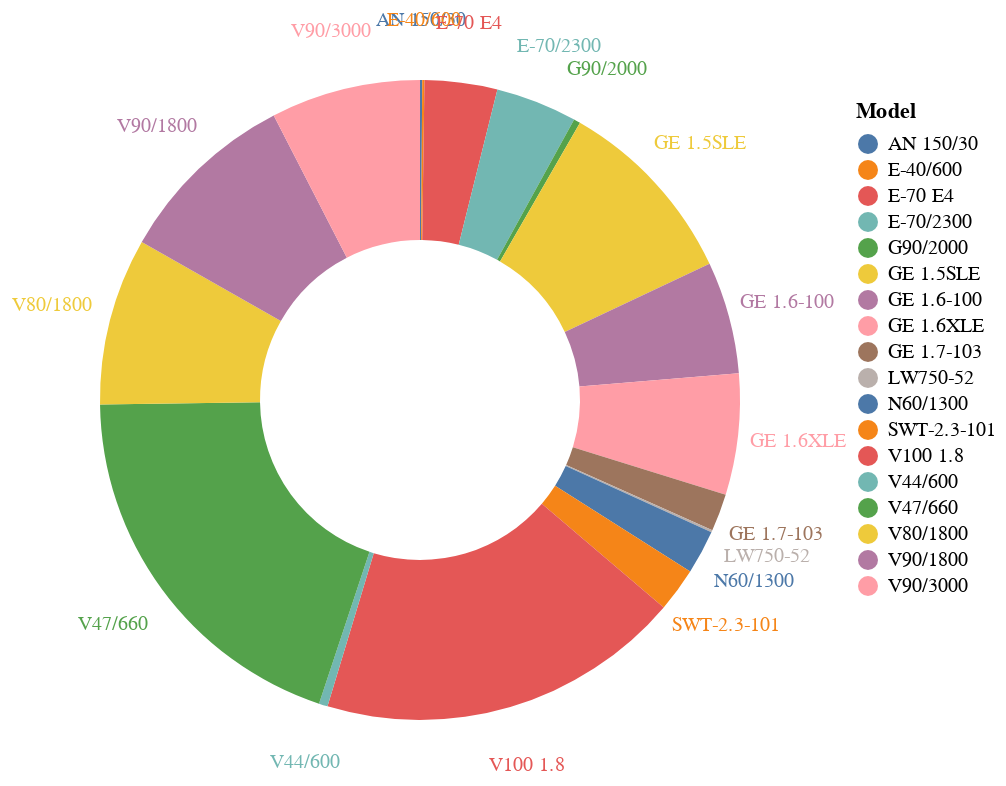

Source (notebook cell):
### Code cell
base = alt.Chart(selected).encode(
    theta=alt.Theta("Total:Q", stack=True), color=alt.Color("Model:N")
)

pie = base.mark_arc(outerRadius=160,innerRadius=80)
text = base.mark_text(radius=190, size=10).encode(text="Model:N")

pie + text

### Figure 1 — Vega-Lite specification as saved in the notebook (floating-point values rounded to 4 significant figures)
{"config": {"view": {"continuousWidth": 400, "continuousHeight": 300}}, "layer": [{"mark": {"type": "arc", "innerRadius": 80, "outerRadius": 160}, "encoding": {"color": {"field": "Model", "type": "nominal"}, "theta": {"field": "Total", "stack": true, "type": "quantitative"}}}, {"mark": {"type": "text", "radius": 190, "size": 10}, "encoding": {"color": {"field": "Model", "type": "nominal"}, "text": {"field": "Model", "type": "nominal"}, "theta": {"field": "Total", "stack": true, "type": "quantitative"}}}], "data": {"name": "data-0d7801f09d8217beecc661a4f0d675a0"}, "$schema": "https://vega.github.io/schema/vega-lite/v4.17.0.json", "datasets": {"data-0d7801f09d8217beecc661a4f0d675a0": [{"Province/Territory": "Alberta", "Model": "AN 150/30", "Total": 1}, {"Province/Territory": "Alberta", "Model": "E-40/600", "Total": 1}, {"Province/Territory": "Alberta", "Model": "E-70 E4", "Total": 33}, {"Province/Territory": "Alberta", "Model": "E-70/2300", "Total": 37}, {"Province/Territory": "Alberta", "Model": "G90/2000", "Total": 3}, {"Province/Territory": "Alberta", "Model": "GE 1.5SLE", "Total": 87}, {"Province/Territory": "Alberta", "Model": "GE 1.6-100", "Total": 51}, {"Province/Territory": "Alberta", "Model": "GE 1.6XLE", "Total": 55}, {"Province/Territory": "Alberta", "Model": "GE 1.7-103", "Total": 17}, {"Province/Territory": "Alberta", "Model": "LW750-52", "Total": 1}, {"Province/Territory": "Alberta", "Model": "N60/1300", "Total": 20}, {"Province/Territory": "Alberta", "Model": "SWT-2.3-101", "Total": 20}, {"Province/Territory": "Alberta", "Model": "V100 1.8", "Total": 166}, {"Province/Territory": "Alberta", "Model": "V44/600", "Total": 4}, {"Province/Territory": "Alberta", "Model": "V47/660", "Total": 177}, {"Province/Territory": "Alberta", "Model": "V80/1800", "Total": 76}, {"Province/Territory": "Alberta", "Model": "V90/1800", "Total": 83}, {"Province/Territory": "Alberta", "Model": "V90/3000", "Total": 68}]}}
